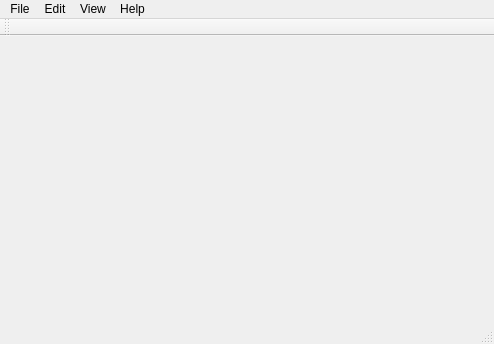
<?xml version="1.0" encoding="UTF-8"?>
<ui version="4.0">
 <class>MainWindow</class>
 <widget class="QMainWindow" name="MainWindow">
  <property name="geometry">
   <rect>
    <x>0</x>
    <y>0</y>
    <width>494</width>
    <height>344</height>
   </rect>
  </property>
  <property name="windowTitle">
   <string>MainWindow</string>
  </property>
  <widget class="QWidget" name="centralWidget">
   <layout class="QVBoxLayout" name="verticalLayout"/>
  </widget>
  <widget class="QMenuBar" name="menuBar">
   <property name="geometry">
    <rect>
     <x>0</x>
     <y>0</y>
     <width>494</width>
     <height>26</height>
    </rect>
   </property>
   <widget class="QMenu" name="menu">
    <property name="title">
     <string>File</string>
    </property>
    <addaction name="actionNew"/>
    <addaction name="actionOpen"/>
    <addaction name="actionSave"/>
    <addaction name="actionSave_as"/>
    <addaction name="actionSettings"/>
    <addaction name="separator"/>
    <addaction name="actionExit"/>
   </widget>
   <widget class="QMenu" name="menuEdit">
    <property name="title">
     <string>Edit</string>
    </property>
    <widget class="QMenu" name="menuMode">
     <property name="title">
      <string>Mode</string>
     </property>
     <addaction name="actionXOR"/>
     <addaction name="actionReplace"/>
    </widget>
    <addaction name="actionClear"/>
    <addaction name="menuMode"/>
    <addaction name="separator"/>
    <addaction name="actionRun"/>
    <addaction name="actionRun_once"/>
   </widget>
   <widget class="QMenu" name="menuView">
    <property name="title">
     <string>View</string>
    </property>
    <addaction name="actionImpacts"/>
    <addaction name="actionToolbar"/>
    <addaction name="actionStatusbar"/>
   </widget>
   <widget class="QMenu" name="menuHelp">
    <property name="title">
     <string>Help</string>
    </property>
    <addaction name="actionAbout"/>
   </widget>
   <addaction name="menu"/>
   <addaction name="menuEdit"/>
   <addaction name="menuView"/>
   <addaction name="menuHelp"/>
  </widget>
  <widget class="QToolBar" name="mainToolBar">
   <attribute name="toolBarArea">
    <enum>TopToolBarArea</enum>
   </attribute>
   <attribute name="toolBarBreak">
    <bool>false</bool>
   </attribute>
  </widget>
  <widget class="QStatusBar" name="statusBar"/>
  <action name="actionNew">
   <property name="text">
    <string>New</string>
   </property>
  </action>
  <action name="actionOpen">
   <property name="text">
    <string>Open...</string>
   </property>
  </action>
  <action name="actionSave">
   <property name="text">
    <string>Save</string>
   </property>
  </action>
  <action name="actionSave_as">
   <property name="text">
    <string>Save as...</string>
   </property>
  </action>
  <action name="actionClear">
   <property name="text">
    <string>Clear</string>
   </property>
  </action>
  <action name="actionXOR">
   <property name="text">
    <string>XOR</string>
   </property>
  </action>
  <action name="actionReplace">
   <property name="text">
    <string>Replace</string>
   </property>
  </action>
  <action name="actionRun">
   <property name="text">
    <string>Run</string>
   </property>
  </action>
  <action name="actionRun_once">
   <property name="text">
    <string>Run once</string>
   </property>
  </action>
  <action name="actionImpacts">
   <property name="text">
    <string>Impacts</string>
   </property>
  </action>
  <action name="actionToolbar">
   <property name="text">
    <string>Toolbar</string>
   </property>
  </action>
  <action name="actionStatusbar">
   <property name="text">
    <string>Statusbar</string>
   </property>
  </action>
  <action name="actionSettings">
   <property name="text">
    <string>Settings</string>
   </property>
  </action>
  <action name="actionExit">
   <property name="text">
    <string>Exit</string>
   </property>
  </action>
  <action name="actionAbout">
   <property name="text">
    <string>About</string>
   </property>
  </action>
 </widget>
 <layoutdefault spacing="6" margin="11"/>
 <resources/>
 <connections/>
</ui>
